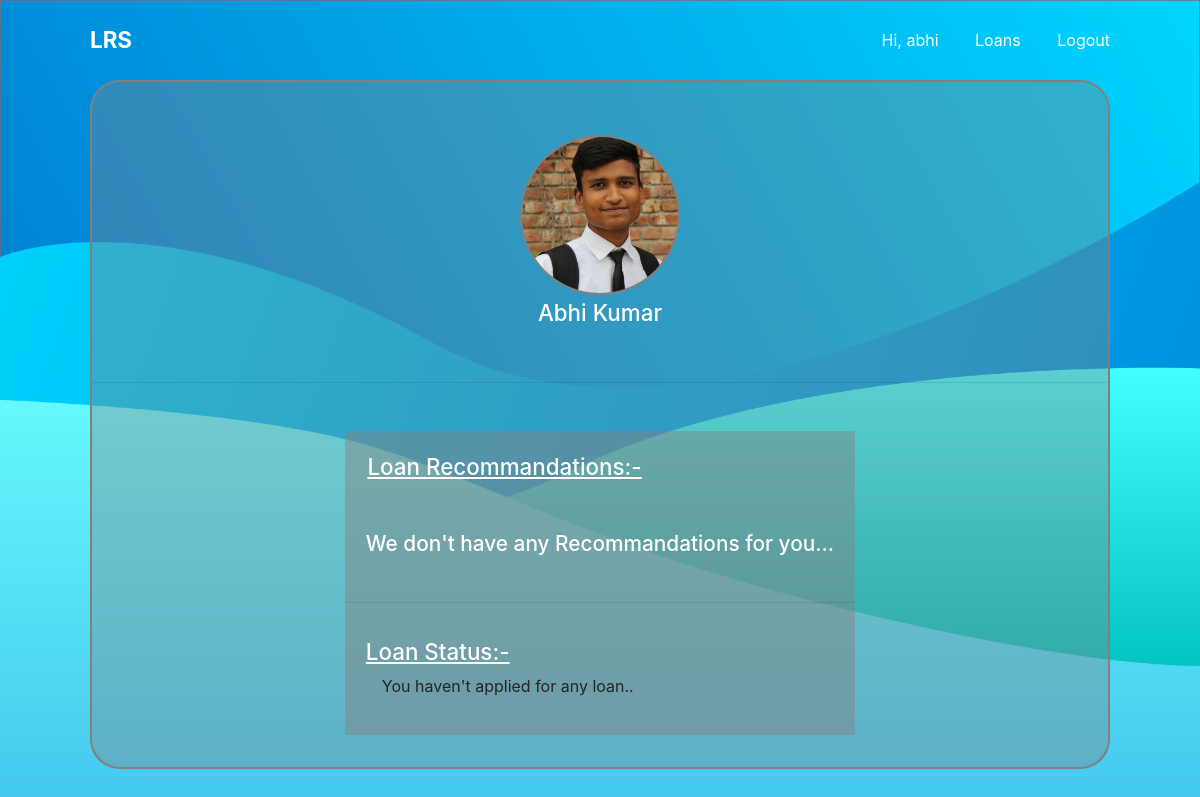
/profile (signed in), run on the app's committed database.
### account/models.py (models this page shows, shortened)
class Account(AbstractBaseUser):
    email = models.EmailField(verbose_name="email", max_length=60, unique=True)
    username = models.CharField(max_length=30, unique=True)
    date_joined = models.DateTimeField(
        verbose_name='date joined', auto_now_add=True)
    last_login = models.DateTimeField(verbose_name='last login', auto_now=True)
    is_admin = models.BooleanField(default=False)
    is_active = models.BooleanField(default=True)
    is_staff = models.BooleanField(default=False)
    is_superuser = models.BooleanField(default=False)
    USERNAME_FIELD = 'email'
    REQUIRED_FIELDS = ['username', ]
    objects = MyAccountManager()

### app/models.py (models this page shows, shortened)
class profile(models.Model):
    user = models.ForeignKey(User, on_delete=models.CASCADE)
    firstName = models.CharField(max_length=140, null=True)
    lastName = models.CharField(max_length=140, null=True)
    image = models.ImageField(upload_to='images/', null=True)

### app/views.py (the view)
# urls.py: path('profile', views.profilePage, name="profile"),
@login_required(login_url="account/login")
def profilePage(request):
    try:
        pro = profile.objects.get(user=request.user)
        queryset = VisitedLoan.objects.filter(
            user=request.user).order_by('-timevisited')
        data = []
        for query in queryset:
            try:
                temp = Loans.objects.get(id=query.visitedLoanId)
                data.append(temp)
            except Loans.DoesNotExist:
                continue
    except profile.DoesNotExist or VisitedLoan.DoesNotExist:
        return render(request, "app/profile.html", {"updated": False})
    return render(request, "app/profile.html", {"profile": pro, "updated": True, "loans": data})

### app/templates/app/profile.html (shortened to what this page needs)
{% extends 'base.html' %}
{% load static %}
{% block main %}
<section id="profile-sec">
    <div class="profile">
        <div class="profile-pic">
            {% if profile.image.url %}
            <img src="{{profile.image.url}}">
            {% else %}
            <img src="{% static 'img/logo.png' %}">
            {% endif %}
            {% if updated %}
            <h1>{{profile.firstName}} {{profile.lastName}}</h1>
            {% else %}
            <h1>{{user.username}}</h1>
            {% endif %}
        </div>
        {% if updated %}
        <hr>
        <div class="profile-data-wrepper">
            <div class="loan-recomand">
                <h2 id="loanRecommand">Loan Recommandations:-</h2>
                <div class="container">
                    <div class="row">
                        {% if loans %}
                        {% for loan in loans %}
                        <div class="col-md-4">
                            <div class="card mb-4 box-shadow">
                                <img class="card-img-top"
                                    data-src="holder.js/100px225?theme=thumb&amp;bg=55595c&amp;fg=eceeef&amp;text=Thumbnail"
                                    alt="Thumbnail [100%x225]" style="height: 225px; width: 100%; display: block;"
                                    data-holder-rendered="true">
                                <div class="card-body">
                                    <h2 style="font-size:1em;font-weight:bold;">{{loan.bank}} - {{loan.type}}</h2>
                                    <p class="card-text">{{loan.content|truncatechars:150}}</p>
                                    <div class="d-flex justify-content-between align-items-center">
                                        <div class="btn-group">
                                            <a class="btn btn-sm btn-outline-secondary"
                                                href="{% url 'app:loanDetail' loan.id %}">Read
                                                More..</a>
                                        </div>
                                        <small class="text-muted">Rs.{{loan.amount}}/-</small>
                                    </div>
                                </div>
                            </div>
                        </div>
                        {% endfor %}
                        {% else %}
                        <h1 style="color: white; font-size:1.3em; padding:1em;">We don't have any Recommandations for
                            you...</h1>
                        {% endif %}
                    </div>
                </div>
                <hr>
                <div class="loan-status">
                    <h2>Loan Status:-</h2>
                    <p>You haven't applied for any loan..</p>
                </div>
            </div>
            {% else %}
            <a href="{% url "app:update" %}" id="updatelink">Update your profile first</a>
            {% endif %}
        </div>
</section>
{% endblock main %}

### templates/base.html (shortened to what this page needs)
{% load static %}
<!doctype html>
<html>
<head>
    <link rel="stylesheet" href="{% static 'style/style.css' %}">
    <link rel="stylesheet" href="https://stackpath.bootstrapcdn.com/bootstrap/4.4.1/css/bootstrap.min.css">
</head>
<body>
    <nav>
        <div class="nav-bar">
            <div class="logo">
                <a href="/">LRS</a>
            </div>
            <div class="nav-items">
                {% if user.is_authenticated %}
                    <a href="{% url 'app:profile' %}">Hi, {{user.username}}</a>
                    <a href="{% url 'app:loans' %}">Loans</a>
                    <a href="{% url 'account:logout' %}">Logout</a>
                {% else %}
                <a href="{% url 'account:login' %}" id="login">Login</a>
                <a href="{% url 'account:register' %}" id="block">SignUp</a>
                {% endif %}
            </div>
        </div>
    </nav>
    {% block main %}
    {% endblock main %}
</body>
</html>

### static/style/style.css (style rules this page uses)
* { padding: 0; margin: 0; box-sizing: border-box; }
html { width: 100%; height: 100%; font-family: 'Segoe UI', Tahoma, Geneva, Verdana, sans-serif; background: url("../img/bg2.png") no-repeat; background-size: cover; background-position: top center; background-color: #1c89db; }
body { width: 100%; height: 100%; background: url("../img/bg2.png") no-repeat; background-size: cover; background-position: top center; }
nav { width: 100%; height: 10vh; }
nav .nav-bar { width: 85%; height: 100%; margin: auto; display: flex; align-items: center; justify-content: space-between; animation: animate 0.3s forwards; }
.nav-bar .logo { color: white; font-weight: bold; font-size: 1.4em; }
.logo a { text-decoration: none; color: white; }
.nav-bar .nav-items a { text-decoration: none; color: white; margin-left: 2em; }
.logo a { color: white; text-decoration: none; }
section { width: 100%; height: 90vh; }
#profile-sec { width:100%; height: auto; display: flex; align-items: center; justify-content: center; }
.profile { display: flex; width: 85%; height: auto; border: 2px solid gray; flex-direction: column; border-radius: 30px; background-color: rgba(128, 128, 128, 0.374); margin-bottom: 2em; }
.profile .profile-pic { width: 100%; height: auto; padding: 2em; display: flex; flex-direction: column; align-items: center; justify-content: center; border-top-left-radius: 30px; border-top-right-radius: 30px; }
.profile-pic h1 { font-size:1.4em; color: white; text-transform: capitalize; align-self: center; }
.profile-pic img { width: 160px; height: 160px; margin:1.3em; margin-bottom:0.3em; border-radius: 50%; border: 2px solid gray; }
.profile .profile-data-wrepper { display: flex; align-items: center; justify-content: space-around; padding: 2em; flex-wrap: wrap; }
.profile-data-wrepper .loan-recomand { background-color:rgba(128, 128, 128, 0.459); min-width: 350px; }
.profile-data-wrepper .loan-status { padding: 1.3em; min-width: 350px; }
.profile-data-wrepper .loan-status h2 { font-size:1.4em; color: white; text-decoration: underline; }
.profile-data-wrepper .loan-status p { font-size:1em; padding: 0 1em; }
#loanRecommand { font-size:1.4em; color: white; padding: 1em; text-decoration: underline; }

### data on the page
Account: username "abhi"
profile: image (picture), firstName "Abhi", lastName "Kumar"
